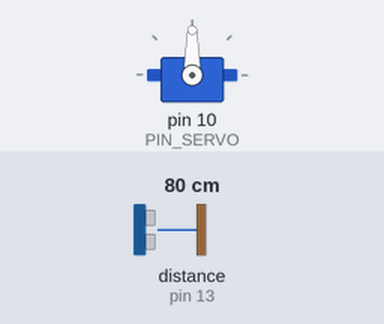
Bench run of a sketch on a simulated Arduino Uno, built with avr-gcc and run on an emulated ATmega328P. On the bench: servo. Wiring (inferred from the names in the program): ultrasonic range finder: trigger pin 12; echo pin 13. The inputs (shaded band) are chosen by the test bench; at power-on: distance to the obstacle (sensor on pin 13) 80 cm. The echo pulse lasts 58.3 µs per cm.

Above: at 1.7 s.
1.8 s: distance to the obstacle (sensor on pin 13) set to 2 cm
At 4.5 s:
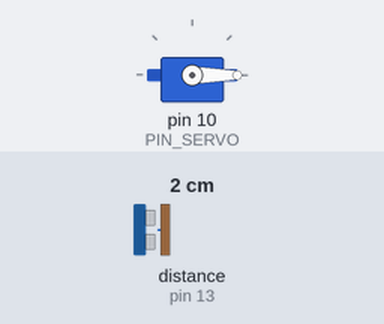
4.8 s: distance to the obstacle (sensor on pin 13) set to 35 cm
At 5.71 s:
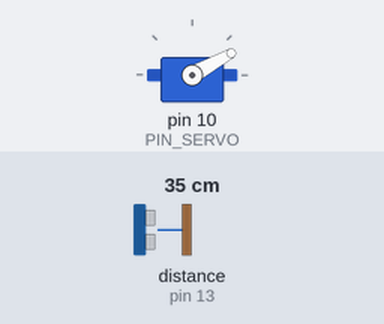
7.8 s: distance to the obstacle (sensor on pin 13) set to 27 cm
At 8.71 s:
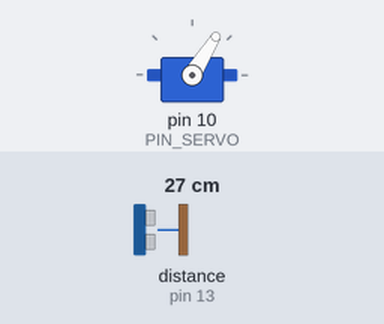
10.8 s: distance to the obstacle (sensor on pin 13) set to 60 cm
At 12.28 s:
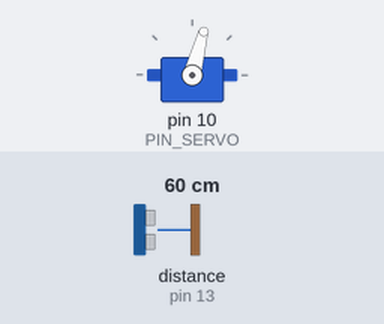
Timing chart, 0 to 14.2 s (numbered marks = the images above; inputs shaded):
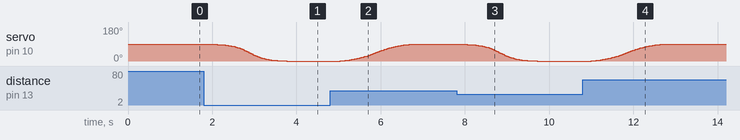

Measured:
- the behaviour switches between 31 and 30 cm on distance to the obstacle (sensor on pin 13) (found by bisection; images 2 and 3)
- after the input at 1.8 s, servo on pin 10 (PIN_SERVO): moves from 90° to 0° over 1.9 s, starting after 0.07 s
- after the input at 4.8 s, servo on pin 10 (PIN_SERVO): moves from 0° to 89° over 1.7 s, starting after 0.23 s
- after the input at 7.8 s, servo on pin 10 (PIN_SERVO): moves from 89° to 0° over 1.8 s, starting after 0.12 s
- after the input at 10.8 s, servo on pin 10 (PIN_SERVO): moves from 0° to 89° over 1.7 s, starting after 0.20 s

The sketch:

10_example_3.ino
```cpp
#include <Servo.h>

#define PIN_TRIG 12
#define PIN_ECHO 13
#define PIN_SERVO 10

#define SND_VEL 346.0
#define SCALE (0.001 * 0.5 * SND_VEL)
#define PULSE_DURATION 10
#define INTERVAL 100

#define DETECT_DISTANCE 300.0
#define ANGLE_DOWN 90
#define ANGLE_UP 0
#define MOVE_TIME 2000

Servo myServo;
unsigned long lastMeasure = 0;
float distance = 999;
bool gateOpen = false;

float sigmoid(float x) {
  return 1.0 / (1.0 + exp(-x));
}

float easeInOut(float t) {
  return t < 0.5 ? 2 * t * t : -1 + (4 - 2 * t) * t;
}

float measureDistance() {
  digitalWrite(PIN_TRIG, LOW);
  delayMicroseconds(2);
  digitalWrite(PIN_TRIG, HIGH);
  delayMicroseconds(PULSE_DURATION);
  digitalWrite(PIN_TRIG, LOW);
  long duration = pulseIn(PIN_ECHO, HIGH, 30000);
  if (duration == 0) return distance;
  return duration * SCALE;
}

void moveServoSigmoid(int startAngle, int stopAngle, unsigned long moveTime) {
  unsigned long startTime = millis();
  while (millis() - startTime < moveTime) {
    float progress = (float)(millis() - startTime) / moveTime;
    float s = sigmoid((progress - 0.5) * 10.0);
    int angle = startAngle + (stopAngle - startAngle) * s;
    myServo.write(angle);
    delay(15);
  }
}

void moveServoEase(int startAngle, int stopAngle, unsigned long moveTime) {
  unsigned long startTime = millis();
  while (millis() - startTime < moveTime) {
    float progress = (float)(millis() - startTime) / moveTime;
    float e = easeInOut(progress);
    int angle = startAngle + (stopAngle - startAngle) * e;
    myServo.write(angle);
    delay(15);
  }
}

void setup() {
  pinMode(PIN_TRIG, OUTPUT);
  pinMode(PIN_ECHO, INPUT);
  myServo.attach(PIN_SERVO);
  myServo.write(ANGLE_DOWN);
  delay(500);
}

void loop() {
  if (millis() - lastMeasure >= INTERVAL) {
    distance = measureDistance();
    lastMeasure = millis();
  }

  if (distance <= DETECT_DISTANCE && !gateOpen) {
    gateOpen = true;
    moveServoSigmoid(ANGLE_DOWN, ANGLE_UP, MOVE_TIME);
  }

  if (distance > DETECT_DISTANCE && gateOpen) {
    gateOpen = false;
    moveServoEase(ANGLE_UP, ANGLE_DOWN, MOVE_TIME);
  }
}
```
